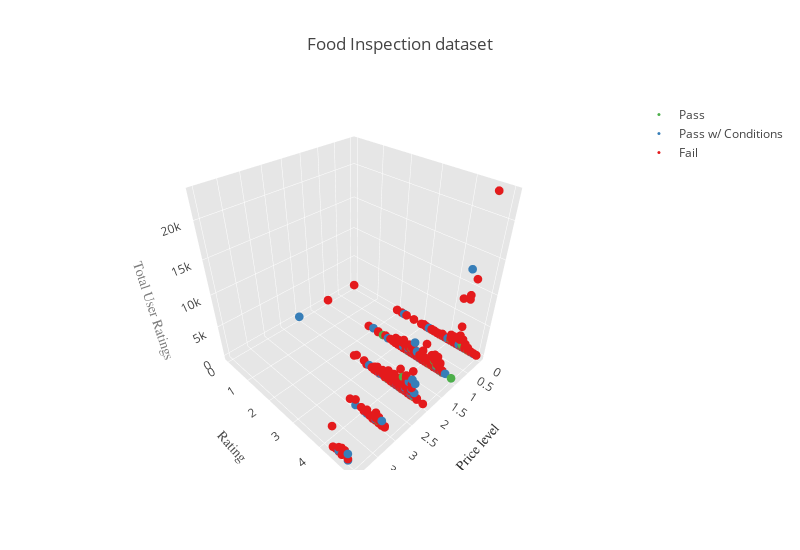

Notebook source saved alongside this figure:
### Code cell
# food 3d using Pandas

data = []
clusters = []
colors = ['rgb(77,175,74)' ,'rgb(55,126,184)', 'rgb(228,26,28)'] # set our dot colors

for i in range(len(df['results'].unique())): # allows us to split our data into three distinct groups
    result = df['results'].unique()[i]
    color = colors[i]
    x = df[ df['results'] == result ]['price_level']
    y = df[ df['results'] == result ]['rating']
    z = df[ df['results'] == result ]['user_ratings_total']
    
    trace = dict(  # trace is how we "trace" or draw our data on the canvas
        name = result,
        x = x, y = y, z = z,
        type = "scatter3d",    
        mode = 'markers',
        marker = dict( size=3, color=color, line=dict(width=0) ) )
    data.append( trace )

layout = dict( # we modify our canvas here, including initial layout and styles
    width=800,
    height=550,
    autosize=False,
    title='Food Inspection dataset',
    scene=dict(
        xaxis=dict(
            gridcolor='rgb(255, 255, 255)',
            zerolinecolor='rgb(255, 255, 255)',
            showbackground=True,
            backgroundcolor='rgb(230, 230,230)',
            title='Price level',  # set titles, very important
            titlefont=dict(
            family='Courier New',
            size=14,
            color='#2f2f2f'),  # we can use hex, rgba, or other color variants
        ),
        yaxis=dict(
            gridcolor='rgb(255, 255, 255)',
            zerolinecolor='rgb(255, 255, 255)',
            showbackground=True,
            backgroundcolor='rgb(230, 230,230)',
            title= 'Rating', # set titles, very important
            titlefont=dict(
            family='Courier New',
            size=14,
            color='#4f4f4f'),
        ),
        zaxis=dict(
            gridcolor='rgb(255, 255, 255)',
            zerolinecolor='rgb(255, 255, 255)',
            showbackground=True,
            backgroundcolor='rgb(230, 230,230)',
            title= 'Total User Ratings',   # set titles, very important
            titlefont=dict(
            family='Courier New',
            size=14,
            color='#7f7f7f'),
        ),
        aspectratio = dict( x=1, y=1, z=1 ), # we can compress large dimensions this way
        aspectmode = 'manual'        
    ),
)

fig = dict(data=data, layout=layout) # this finally compiles our figure

# run locally in notebook
iplot(fig)

### Figure 1 — Plotly figure (JSON) as saved in the notebook; plotly's stock layout.template omitted (floating-point values rounded to 4 significant figures; data arrays with more than 128 entries replaced by an {"elided": "..."} marker saying what was removed)
{"data": [{"marker": {"color": "rgb(77,175,74)", "line": {"width": 0}, "size": 3}, "mode": "markers", "name": "Pass", "type": "scatter3d", "uid": "3094bde8-2cbf-4b87-abc1-e9e53e1dd3ff", "x": {"elided": "13545 int values"}, "y": {"elided": "13545 float values"}, "z": {"elided": "13545 int values"}}, {"marker": {"color": "rgb(55,126,184)", "line": {"width": 0}, "size": 3}, "mode": "markers", "name": "Pass w/ Conditions", "type": "scatter3d", "uid": "029a8172-a4b8-4fe8-b06d-d3df60c2fe5b", "x": {"elided": "4686 int values"}, "y": {"elided": "4686 float values"}, "z": {"elided": "4686 int values"}}, {"marker": {"color": "rgb(228,26,28)", "line": {"width": 0}, "size": 3}, "mode": "markers", "name": "Fail", "type": "scatter3d", "uid": "be1fe806-d160-479a-8e2a-eb96084df9c5", "x": {"elided": "5014 int values"}, "y": {"elided": "5014 float values"}, "z": {"elided": "5014 int values"}}], "layout": {"autosize": false, "height": 550, "scene": {"aspectmode": "manual", "aspectratio": {"x": 1, "y": 1, "z": 1}, "xaxis": {"backgroundcolor": "rgb(230, 230,230)", "gridcolor": "rgb(255, 255, 255)", "showbackground": true, "title": {"font": {"color": "#2f2f2f", "family": "Courier New", "size": 14}, "text": "Price level"}, "zerolinecolor": "rgb(255, 255, 255)"}, "yaxis": {"backgroundcolor": "rgb(230, 230,230)", "gridcolor": "rgb(255, 255, 255)", "showbackground": true, "title": {"font": {"color": "#4f4f4f", "family": "Courier New", "size": 14}, "text": "Rating"}, "zerolinecolor": "rgb(255, 255, 255)"}, "zaxis": {"backgroundcolor": "rgb(230, 230,230)", "gridcolor": "rgb(255, 255, 255)", "showbackground": true, "title": {"font": {"color": "#7f7f7f", "family": "Courier New", "size": 14}, "text": "Total User Ratings"}, "zerolinecolor": "rgb(255, 255, 255)"}}, "title": {"text": "Food Inspection dataset"}, "width": 800}}
